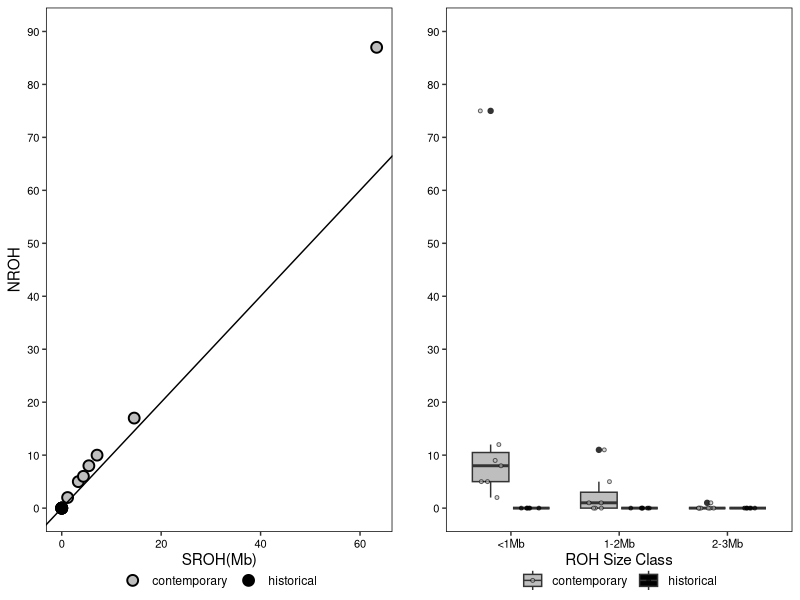

R code for this plot:
## ---- chunk 1
knitr::opts_chunk$set(echo = TRUE)
library(ggplot2)
library(dplyr)
library(tidyr)
library(ggpubr)
## ---- chunk 2
setwd("/Users/abc6435/Desktop/KROH/data/roh")
data <- read.table("KIWA_roh_sum_2.txt", header=TRUE, sep = " ")
data$sample <- rownames(data)
rownames(data) <- NULL
data[1:7,1] <- "contemporary"
data[8:13,1] <- "historical"

A <- data[,c(1, 16, 2:3)]
colnames(A) <- c("pop", "sample", "nroh", "sroh")
A$class <- "<1Mb"

B <- data[,c(1, 16, 4:5)]
colnames(B) <- c("pop", "sample", "nroh", "sroh")
B$class <- "1-2Mb"

C <- data[,c(1, 16, 6:7)]
colnames(C) <- c("pop", "sample", "nroh", "sroh")
C$class <- "2-3Mb"

D <- data[,c(1, 16, 8:9)]
colnames(D) <- c("pop", "sample", "nroh", "sroh")
D$class <- "3-4Mb"

E <- data[,c(1, 16, 10:11)]
colnames(E) <- c("pop", "sample", "nroh", "sroh")
E$class <- "4-5Mb"

F <- data[,c(1, 16, 12:13)]
colnames(F) <- c("pop", "sample", "nroh", "sroh")
F$class <- ">5Mb"

data_t <- rbind(A,B,C)

T <- data[,c(1, 16, 14:15)]
colnames(T) <- c("pop", "sample", "nroh", "sroh")
## ---- chunk 3
leg <- c("contemporary" = "gray","historical" = "black")

nroh_sroh <- ggplot(T, aes(x=sroh/(1e6), y=nroh)) + 
  geom_point(shape = 21, size = 3, 
             colour = "black", stroke = 1, aes(fill=pop)) +
  scale_fill_manual(values=alpha(leg, 1.0)) +
  xlab("SROH(Mb)") + 
  ylab("NROH") +
  scale_y_continuous(breaks = seq(0, 90, 10), limits = c(0,90)) +
  geom_abline(slope=1, intercept = 0) +
  theme(
    axis.text.x = element_text(size=8, color="black"),
    axis.text.y = element_text(size=8, color="black"),
    panel.background = element_blank(), 
    panel.grid.major = element_blank(), 
    panel.grid.minor = element_blank(),
    panel.border = element_rect(color = "black", fill=NA), 
    legend.key = element_blank(),
    legend.title = element_blank(),
    legend.position = "bottom",
    legend.margin = margin(0,0,0,0),
    legend.box.spacing = unit(0, "pt"))

roh_class <- ggplot(data_t, aes(x=class, y=nroh)) + 
  geom_boxplot(aes(fill=pop)) + 
  geom_jitter(position = position_jitterdodge(jitter.width=0.2),
              pch=21, size=1, stroke=0.5, alpha=0.6, aes(fill=pop)) +
  scale_fill_manual(values=leg) +
  xlab("ROH Size Class") + 
  ylab("") +
  scale_y_continuous(breaks = seq(0, 90, 10), limits = c(0,90)) +
  theme(
    axis.text.x = element_text(size=8, color="black"),
    axis.text.y = element_text(size=8, color="black"),
    panel.background = element_blank(), 
    panel.grid.major = element_blank(), 
    panel.grid.minor = element_blank(),
    panel.border = element_rect(color = "black", fill=NA), 
    legend.key = element_blank(),
    legend.title = element_blank(),
    legend.position = "bottom",
    legend.margin = margin(0,0,0,0),
    legend.box.spacing = unit(0, "pt"))
## ---- chunk 4
roh_figure <- ggarrange(nroh_sroh, roh_class, nrow=1, ncol=2)
ggsave("roh.png", plot=roh_figure, path ="/Users/abc6435/Desktop",
       width = 5, height = 2.5, units = "in", dpi = 300)
